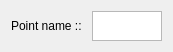
<?xml version="1.0" encoding="UTF-8"?>
<ui version="4.0">
 <class>NameEditMenu</class>
 <widget class="QWidget" name="NameEditMenu">
  <property name="geometry">
   <rect>
    <x>0</x>
    <y>0</y>
    <width>173</width>
    <height>48</height>
   </rect>
  </property>
  <property name="windowTitle">
   <string>Form</string>
  </property>
  <layout class="QHBoxLayout" name="horizontalLayout">
   <item>
    <widget class="QLabel" name="label">
     <property name="text">
      <string>Point name ::</string>
     </property>
    </widget>
   </item>
   <item>
    <widget class="QTextEdit" name="pointName">
     <property name="maximumSize">
      <size>
       <width>70</width>
       <height>30</height>
      </size>
     </property>
    </widget>
   </item>
  </layout>
 </widget>
 <resources/>
 <connections/>
</ui>
